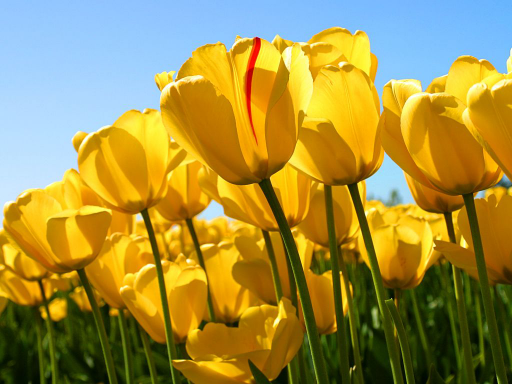
#> input picture lessons/opencv 3rd session/flowers.png, 512 x 384 px
$ python edge_finding_kernels.py   (older library calls are emulated)
#> lines starting #> are read from the running program, lines starting #| are printed output that depends on the picture
import cv2
import imutils

img = cv2.imread("flowers.png")
#> img is the input picture: shape (384, 512, 3); mean B, G, R 67.4, 142.9, 160.7

gray = cv2.cvtColor(img, cv2.COLOR_BGR2GRAY)
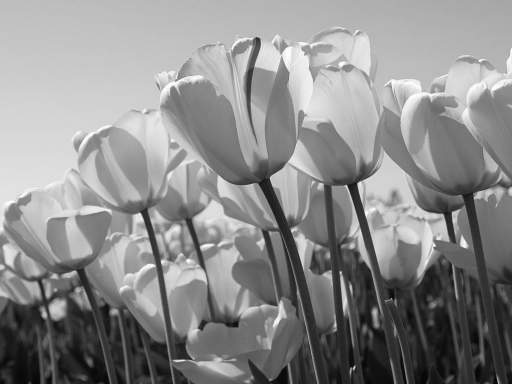
#> gray: shape (384, 512); min 4, max 254, mean 139.6

sobel = cv2.Sobel(gray, cv2.CV_8U, dx=1, dy=1, ksize=3)
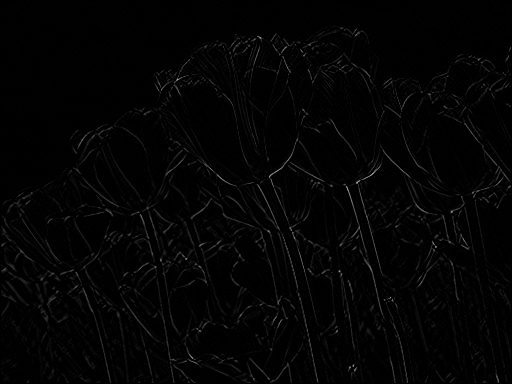
#> sobel: shape (384, 512); min 0, max 169, mean 3.5
canny = cv2.Canny(gray, 10, 100)
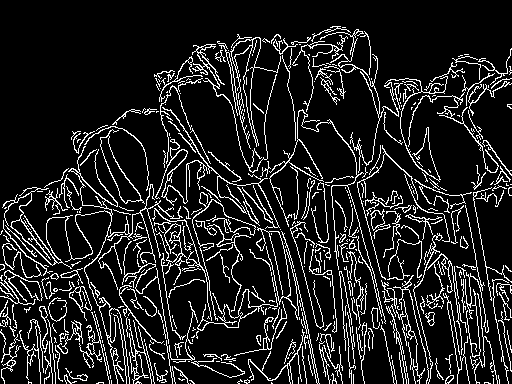
#> canny: shape (384, 512); 12.7% white in thin lines or dots
imutils_edge = imutils.auto_canny(img)
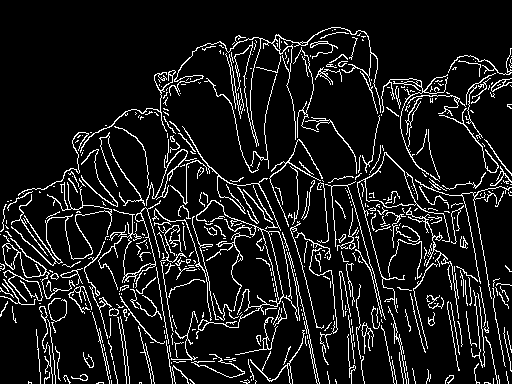
#> imutils_edge: shape (384, 512); 10.2% white in thin lines or dots

cv2.imshow("canny", canny)
cv2.imshow("sobel", sobel)
cv2.imshow("imutils edge", imutils_edge)
cv2.waitKey()
cv2.destroyAllWindows()
